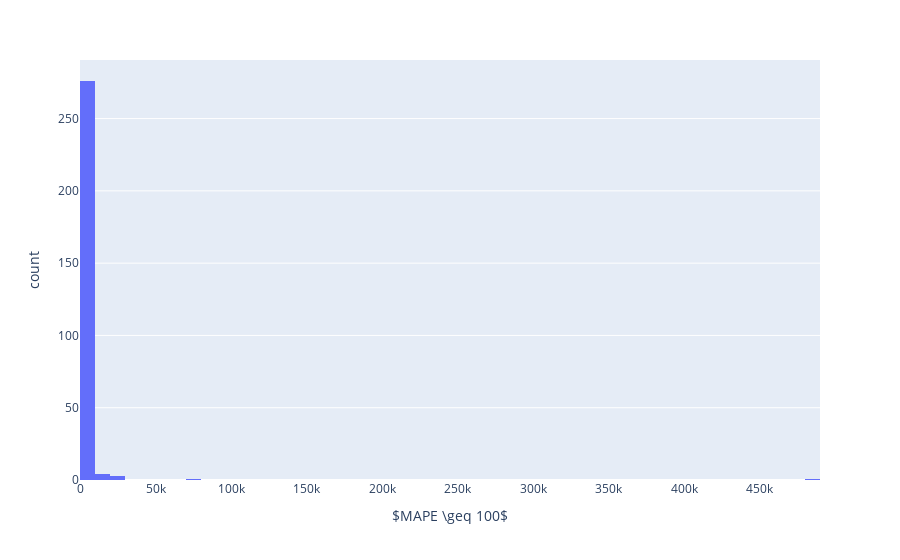

Notebook cell for this chart:
### Code cell
labels = dict(x="$MAPE \geq 100$")
fig = px.histogram(x=single_mape_vals[single_mape_vals >= 100],
                  labels=labels)
fig.show()

### Figure 1 — Plotly figure (JSON) as saved in the notebook; plotly's stock layout.template omitted (floating-point values rounded to 4 significant figures; data arrays with more than 128 entries replaced by an {"elided": "..."} marker saying what was removed)
{"data": [{"alignmentgroup": "True", "bingroup": "x", "hovertemplate": "$MAPE \\geq 100$=%{x}<br>count=%{y}<extra></extra>", "legendgroup": "", "marker": {"color": "#636efa"}, "name": "", "offsetgroup": "", "orientation": "v", "showlegend": false, "type": "histogram", "x": {"elided": "285 float values"}, "xaxis": "x", "yaxis": "y"}], "layout": {"barmode": "relative", "legend": {"tracegroupgap": 0}, "margin": {"t": 60}, "xaxis": {"anchor": "y", "domain": [0, 1], "title": {"text": "$MAPE \\geq 100$"}}, "yaxis": {"anchor": "x", "domain": [0, 1], "title": {"text": "count"}}}}
